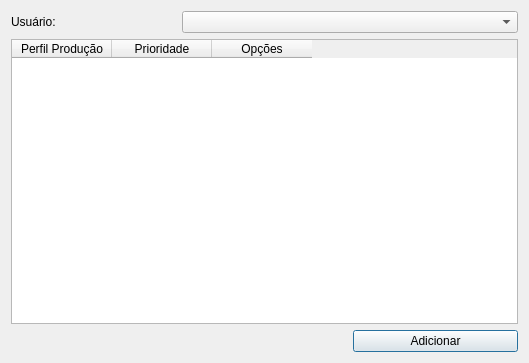
<?xml version="1.0" encoding="UTF-8"?>
<ui version="4.0">
 <class>Dialog</class>
 <widget class="QDialog" name="Dialog">
  <property name="geometry">
   <rect>
    <x>0</x>
    <y>0</y>
    <width>529</width>
    <height>363</height>
   </rect>
  </property>
  <property name="windowTitle">
   <string>Dialog</string>
  </property>
  <layout class="QGridLayout" name="gridLayout">
   <item row="0" column="0">
    <widget class="QLabel" name="label">
     <property name="text">
      <string>Usuário:</string>
     </property>
    </widget>
   </item>
   <item row="0" column="1" colspan="2">
    <widget class="QComboBox" name="comboBox"/>
   </item>
   <item row="1" column="0" colspan="3">
    <widget class="QTableWidget" name="tableWidget">
     <column>
      <property name="text">
       <string>Perfil Produção</string>
      </property>
     </column>
     <column>
      <property name="text">
       <string>Prioridade</string>
      </property>
     </column>
     <column>
      <property name="text">
       <string>Opções</string>
      </property>
     </column>
    </widget>
   </item>
   <item row="2" column="0" colspan="2">
    <spacer name="horizontalSpacer">
     <property name="orientation">
      <enum>Qt::Horizontal</enum>
     </property>
     <property name="sizeHint" stdset="0">
      <size>
       <width>336</width>
       <height>20</height>
      </size>
     </property>
    </spacer>
   </item>
   <item row="2" column="2">
    <widget class="QPushButton" name="pushButton">
     <property name="text">
      <string>Adicionar</string>
     </property>
    </widget>
   </item>
  </layout>
 </widget>
 <resources/>
 <connections/>
</ui>
